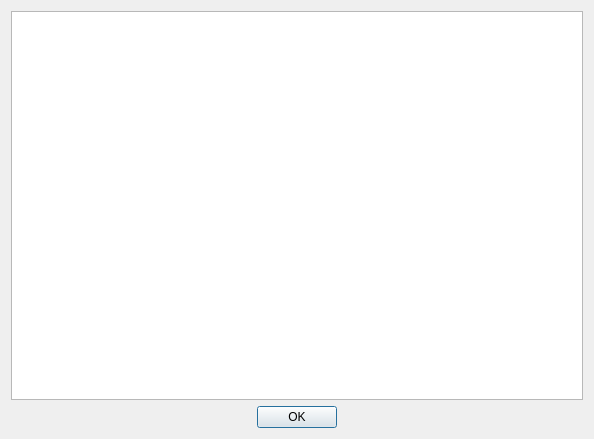
<?xml version="1.0" encoding="UTF-8"?>
<ui version="4.0">
 <class>DialogCalendarPlanSMR</class>
 <widget class="QDialog" name="DialogCalendarPlanSMR">
  <property name="geometry">
   <rect>
    <x>0</x>
    <y>0</y>
    <width>594</width>
    <height>439</height>
   </rect>
  </property>
  <property name="windowTitle">
   <string>DialogCalendarPlanSMR</string>
  </property>
  <layout class="QGridLayout" name="gridLayout">
   <item row="0" column="0" colspan="3">
    <widget class="QTableView" name="tableView"/>
   </item>
   <item row="1" column="0">
    <spacer name="horizontalSpacer">
     <property name="orientation">
      <enum>Qt::Horizontal</enum>
     </property>
     <property name="sizeHint" stdset="0">
      <size>
       <width>230</width>
       <height>20</height>
      </size>
     </property>
    </spacer>
   </item>
   <item row="1" column="1">
    <widget class="QPushButton" name="pushButtonOK">
     <property name="text">
      <string>OK</string>
     </property>
    </widget>
   </item>
   <item row="1" column="2">
    <spacer name="horizontalSpacer_2">
     <property name="orientation">
      <enum>Qt::Horizontal</enum>
     </property>
     <property name="sizeHint" stdset="0">
      <size>
       <width>229</width>
       <height>20</height>
      </size>
     </property>
    </spacer>
   </item>
  </layout>
 </widget>
 <resources/>
 <connections>
  <connection>
   <sender>pushButtonOK</sender>
   <signal>clicked()</signal>
   <receiver>DialogCalendarPlanSMR</receiver>
   <slot>close()</slot>
   <hints>
    <hint type="sourcelabel">
     <x>206</x>
     <y>273</y>
    </hint>
    <hint type="destinationlabel">
     <x>199</x>
     <y>149</y>
    </hint>
   </hints>
  </connection>
 </connections>
</ui>
